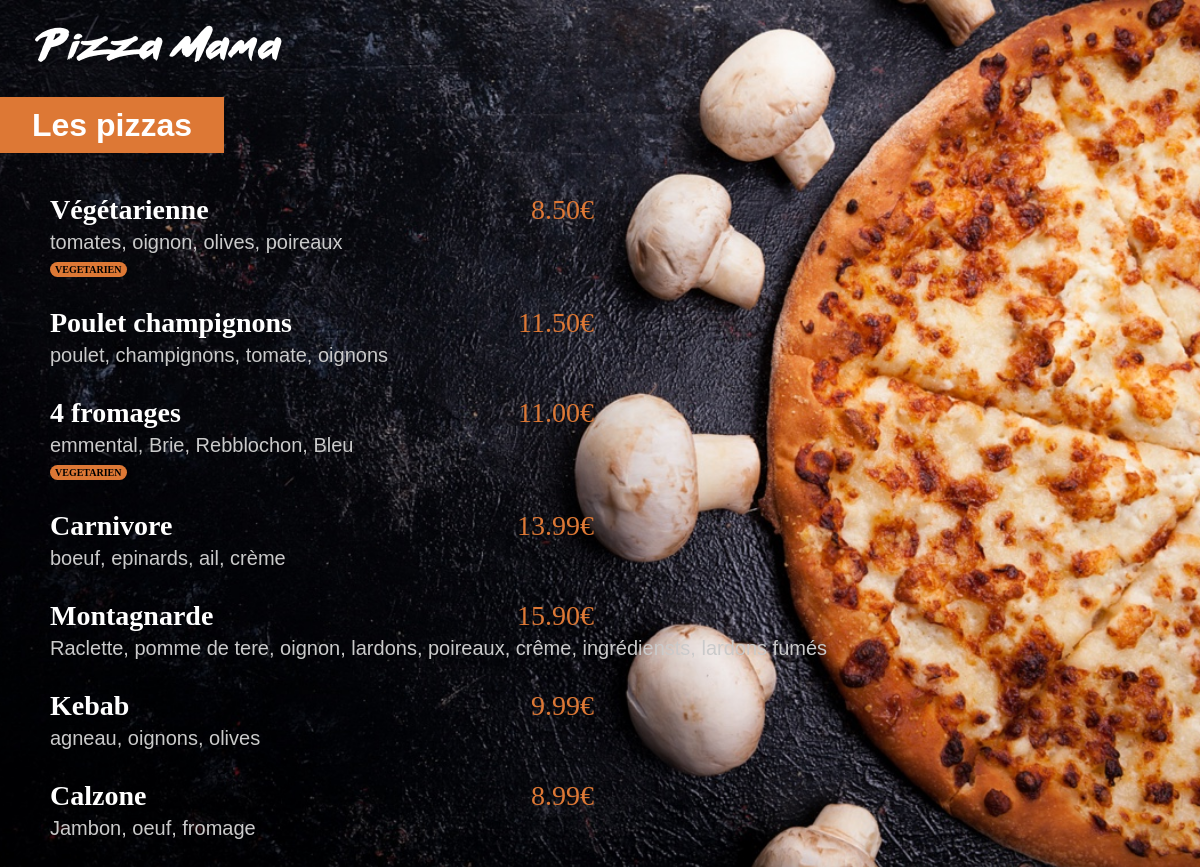
The app's page /menu/ with its own data.
### menu/models.py (models this page shows, shortened)
class Pizza(models.Model):
    nom = models.CharField(max_length=200)
    ingredients = models.CharField(max_length=400)
    prix =models.FloatField(max_length=0)
    vegetarienne = models.BooleanField(False)
    nombre = models.IntegerField()

### menu/views.py (the view)
# urls.py: path('', views.index, name="index"),
def index(request):
    pizzas=Pizza.objects.all()
    return render(request, 'menu/index.html', locals())

### menu/templates/menu/index.html (shortened to what this page needs)
{% load static %}
<html lang="fr">
    <head>
        <link rel="stylesheet" href="{% static 'menu/style.css'%}">
    </head>
    <body>
        <img id="small-logo" src="{% static 'menu/images/small_logo.png'%}">
        <div class="menu-title">
            <h1>Les pizzas</h1>
        </div>
        <div class="menu-list">
            {% for pizza in pizzas%}
                <div class="menu-list-item">
                    <span class="menu-list-title">{{pizza.nom}} </span>
                    <span class="menu-list-price">{{pizza.prix | floatformat:2}}€</span>
                    <span class="menu-list-ingredients">{{pizza.ingredients}}</span>
                    {%  if pizza.vegetarienne  %}
                        <span class="menu-list-badge">VEGETARIEN</span>
                    {% endif %}
                </div>
            {% endfor %}
        </div>
    </body>
</html>

### menu/static/menu/style.css (style rules this page uses)
body { background: url("images/menu_background.jpg") no-repeat center center fixed; -webkit-background-size: cover; -moz-background-size: cover; -o-background-size: cover; background-size: cover; color: white; margin: 0px; overflow-y: auto; }
#small-logo { margin-top: 25px; margin-left: 35px; }
h1 { background-color: #DD7835; color: white; display: inline; padding: 10px 32px; font-family: Arial; }
.menu-title { margin-top: 45px; margin-bottom: 50px; }
.menu-list { margin-left: 50px; }
.menu-list-item { margin: 30px 0px; }
.menu-list-title { font-weight: bold; font-size: 28px; display: inline-block; width: 450px; }
.menu-list-price { color: #DD7835; margin-left:10px; font-size: 28px; display: inline-block; width: 80px; text-align: right ; }
.menu-list-ingredients { font-size: 20px; font-family: Arial; margin-top: 5px ; display: block; color:rgb(202, 202, 202); }
.menu-list-badge { background-color: #DD7835; color: black; font-size: 10px; display: inline-block; margin-top: 8px; font-weight: bold; padding: 2px 5px; border-radius: 11px; }

### records on screen
Pizza: nom "Végétarienne", prix "8.50", ingredients "tomates, oignon, olives, poireaux", vegetarienne "VEGETARIEN"
Pizza: nom "Poulet champignons", prix "11.50", ingredients "poulet, champignons, tomate, oignons"
Pizza: nom "4 fromages", prix "11.00", ingredients "emmental, Brie, Rebblochon, Bleu", vegetarienne "VEGETARIEN"
Pizza: nom "Carnivore", prix "13.99", ingredients "boeuf, epinards, ail, crème"
Pizza: nom "Montagnarde", prix "15.90", ingredients "Raclette, pomme de tere, oignon, lardons, poireaux, crême, ingrédiensts, lardons fumés"
Pizza: nom "Kebab", prix "9.99", ingredients "agneau, oignons, olives"
Pizza: nom "Calzone", prix "8.99", ingredients "Jambon, oeuf, fromage"
